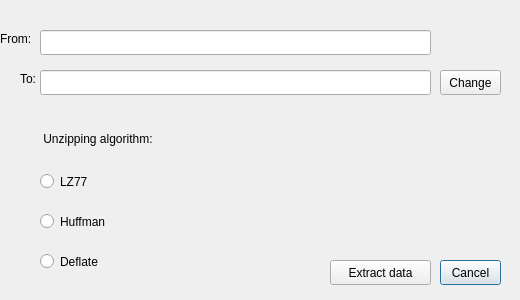
<?xml version="1.0" encoding="UTF-8"?>
<ui version="4.0">
 <class>ExtractWindow</class>
 <widget class="QDialog" name="ExtractWindow">
  <property name="geometry">
   <rect>
    <x>0</x>
    <y>0</y>
    <width>520</width>
    <height>300</height>
   </rect>
  </property>
  <property name="windowTitle">
   <string>Dialog</string>
  </property>
  <widget class="QPushButton" name="pushButton_cancel">
   <property name="geometry">
    <rect>
     <x>440</x>
     <y>260</y>
     <width>61</width>
     <height>25</height>
    </rect>
   </property>
   <property name="text">
    <string>Cancel</string>
   </property>
  </widget>
  <widget class="QPushButton" name="pushButton_confirm">
   <property name="geometry">
    <rect>
     <x>330</x>
     <y>260</y>
     <width>101</width>
     <height>25</height>
    </rect>
   </property>
   <property name="text">
    <string>Extract data</string>
   </property>
  </widget>
  <widget class="QLineEdit" name="lineEdit_from">
   <property name="geometry">
    <rect>
     <x>40</x>
     <y>30</y>
     <width>391</width>
     <height>25</height>
    </rect>
   </property>
  </widget>
  <widget class="QLineEdit" name="lineEdit_to">
   <property name="geometry">
    <rect>
     <x>40</x>
     <y>70</y>
     <width>391</width>
     <height>25</height>
    </rect>
   </property>
  </widget>
  <widget class="QPushButton" name="pushButton_change_path">
   <property name="geometry">
    <rect>
     <x>440</x>
     <y>70</y>
     <width>61</width>
     <height>25</height>
    </rect>
   </property>
   <property name="text">
    <string>Change</string>
   </property>
  </widget>
  <widget class="QLabel" name="label">
   <property name="geometry">
    <rect>
     <x>0</x>
     <y>30</y>
     <width>41</width>
     <height>17</height>
    </rect>
   </property>
   <property name="text">
    <string>From:</string>
   </property>
  </widget>
  <widget class="QLabel" name="label_2">
   <property name="geometry">
    <rect>
     <x>20</x>
     <y>70</y>
     <width>21</width>
     <height>17</height>
    </rect>
   </property>
   <property name="text">
    <string>To:</string>
   </property>
  </widget>
  <widget class="QLabel" name="label_3">
   <property name="geometry">
    <rect>
     <x>40</x>
     <y>130</y>
     <width>141</width>
     <height>17</height>
    </rect>
   </property>
   <property name="text">
    <string> Unzipping algorithm:</string>
   </property>
  </widget>
  <widget class="QRadioButton" name="radioButton_lz77">
   <property name="geometry">
    <rect>
     <x>40</x>
     <y>170</y>
     <width>61</width>
     <height>23</height>
    </rect>
   </property>
   <property name="text">
    <string>LZ77</string>
   </property>
  </widget>
  <widget class="QRadioButton" name="radioButton_huffman">
   <property name="geometry">
    <rect>
     <x>40</x>
     <y>210</y>
     <width>91</width>
     <height>23</height>
    </rect>
   </property>
   <property name="text">
    <string>Huffman</string>
   </property>
  </widget>
  <widget class="QRadioButton" name="radioButton_deflate">
   <property name="geometry">
    <rect>
     <x>40</x>
     <y>250</y>
     <width>81</width>
     <height>23</height>
    </rect>
   </property>
   <property name="text">
    <string>Deflate</string>
   </property>
  </widget>
 </widget>
 <resources/>
 <connections/>
</ui>
